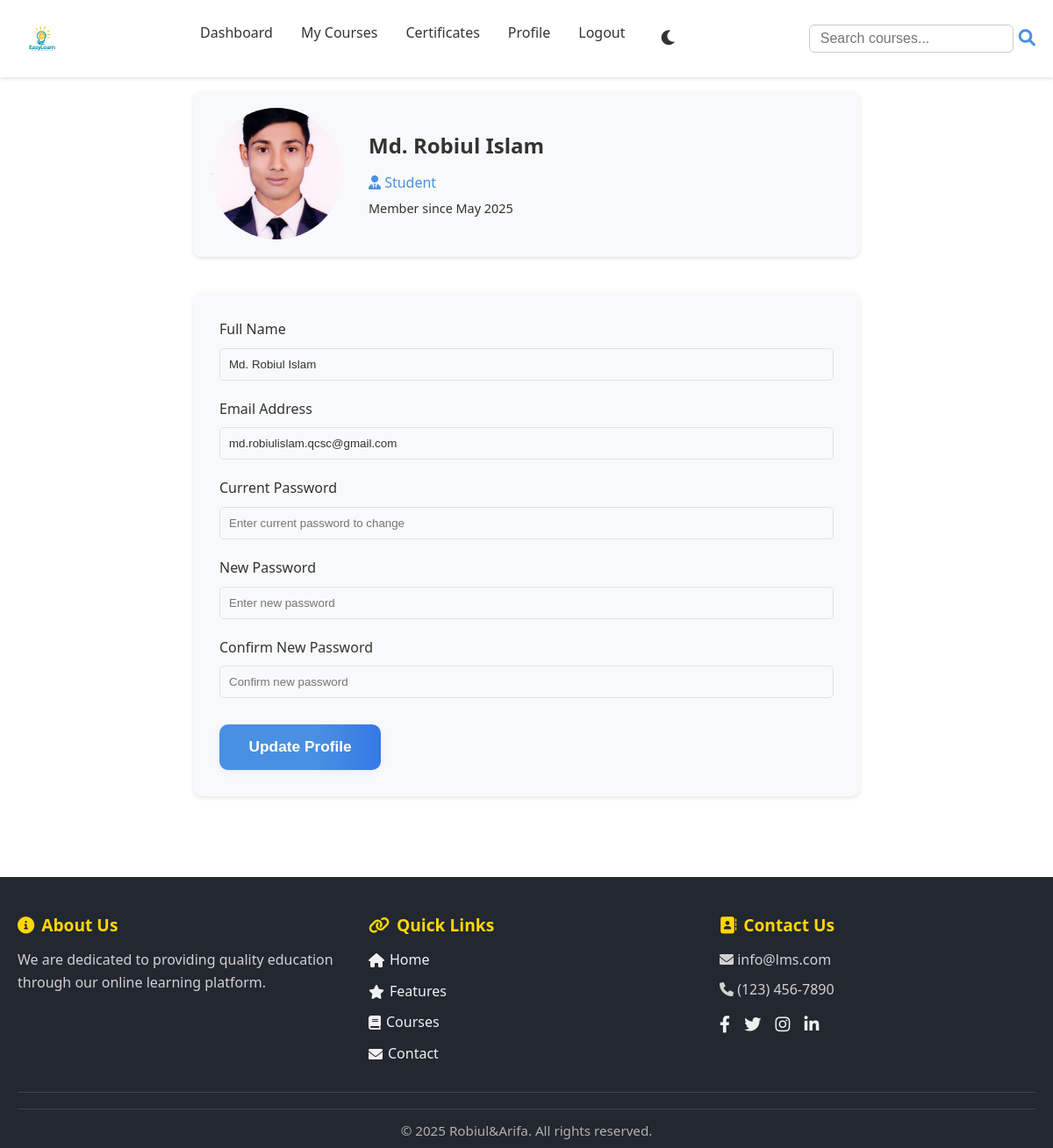
Page /php/profile.php (signed in) on the committed database.
### tables this page shows
CREATE TABLE `users` (
  `id` int(11) NOT NULL,
  `name` varchar(100) NOT NULL,
  `email` varchar(100) NOT NULL,
  `password` varchar(255) NOT NULL,
  `profile_photo` varchar(255) DEFAULT NULL,
  `role` enum('student','instructor') NOT NULL,
  `created_at` timestamp NOT NULL DEFAULT current_timestamp(),
  `updated_at` timestamp NOT NULL DEFAULT current_timestamp() ON UPDATE current_timestamp()
);

### php/profile.php (the view, shortened to what this page needs)
<?php
$conn = getDBConnection();
$user_id = $_SESSION['user_id'];
$stmt = $conn->prepare("SELECT * FROM users WHERE id = ?");
$stmt->bind_param("i", $user_id);
$stmt->execute();
$user = $stmt->get_result()->fetch_assoc();
?>
<!DOCTYPE html>
<html lang="en">
<head>
    <link rel="stylesheet" href="../css/style.css">
    <link rel="stylesheet" href="https://cdnjs.cloudflare.com/ajax/libs/font-awesome/6.0.0/css/all.min.css">
</head>
<body>
    <nav class="navbar">
        <div class="container nav-content">
            <a href="../index.php" class="logo"><img src="../images/EasyLearn.png" alt="EasyLearn Logo" style="height:56px;vertical-align:middle;margin-right:10px;"></a>
            <div class="nav-links">
                <?php if ($_SESSION['user_role'] === 'instructor'): ?>
                    <a href="instructor_dashboard.php">Dashboard</a>
                    <a href="my_courses.php">My Courses</a>
                    <a href="create_course.php">Create Course</a>
                <?php else: ?>
                    <a href="student_dashboard.php">Dashboard</a>
                    <a href="my_courses.php">My Courses</a>
                    <a href="certificates.php">Certificates</a>
                <?php endif; ?>
                <a href="profile.php" class="active">Profile</a>
                <a href="logout.php">Logout</a>
                <button class="theme-toggle" aria-label="Toggle theme">
                    <i class="fas fa-moon"></i>
                </button>
            </div>
            <form class="navbar-search" action="../search.php" method="get" style="display:flex;align-items:center;gap:6px;">
                <input type="text" name="q" placeholder="Search courses..." class="search-input" style="padding:6px 12px;border-radius:6px;border:1px solid #ccc;font-size:1rem;">
                <button type="submit" style="background:none;border:none;cursor:pointer;color:#4a90e2;font-size:1.2rem;"><i class="fas fa-search"></i></button>
            </form>
        </div>
    </nav>
    <div class="container">
        <div class="dashboard">
            <h1>My Profile</h1>
            <div class="profile-container">
                <div class="profile-header">
                    <div class="profile-avatar">
                        <img src="<?php echo !empty($user['profile_photo']) ? '../' . $user['profile_photo'] : '../images/default-avatar.jpg'; ?>"
                             alt="Profile Photo" class="avatar-image">
                    </div>
                    <div class="profile-info">
                        <h2><?php echo htmlspecialchars($user['name']); ?></h2>
                        <p class="user-role"><i class="fas fa-user-tie"></i> <?php echo ucfirst($user['role']); ?></p>
                        <p class="join-date">Member since <?php echo date('F Y', strtotime($user['created_at'])); ?></p>
                    </div>
                </div>
                <form method="POST" class="profile-form">
                    <div class="form-group">
                        <label for="name">Full Name</label>
                        <input type="text" id="name" name="name" value="<?php echo htmlspecialchars($user['name']); ?>" required>
                    </div>
                    <div class="form-group">
                        <label for="email">Email Address</label>
                        <input type="email" id="email" name="email" value="<?php echo htmlspecialchars($user['email']); ?>" required>
                    </div>
                    <div class="form-group">
                        <label for="current_password">Current Password</label>
                        <input type="password" id="current_password" name="current_password" placeholder="Enter current password to change">
                    </div>
                    <div class="form-group">
                        <label for="new_password">New Password</label>
                        <input type="password" id="new_password" name="new_password" placeholder="Enter new password">
                    </div>
                    <div class="form-group">
                        <label for="confirm_password">Confirm New Password</label>
                        <input type="password" id="confirm_password" name="confirm_password" placeholder="Confirm new password">
                    </div>
                    <div class="form-actions">
                        <button type="submit" class="btn btn-primary">Update Profile</button>
                    </div>
                </form>
            </div>
        </div>
    </div>
    <footer class="footer modern-footer">
        <div class="container">
            <div class="footer-content">
                <div class="footer-section about">
                    <h3><i class="fas fa-info-circle"></i> About Us</h3>
                    <p>We are dedicated to providing quality education through our online learning platform.</p>
                </div>
                <div class="footer-section links">
                    <h3><i class="fas fa-link"></i> Quick Links</h3>
                    <ul>
                        <li><a href="index.php"><i class="fas fa-home"></i> Home</a></li>
                        <li><a href="#features"><i class="fas fa-star"></i> Features</a></li>
                        <li><a href="#courses"><i class="fas fa-book"></i> Courses</a></li>
                        <li><a href="php/contact.php"><i class="fas fa-envelope"></i> Contact</a></li>
                    </ul>
                </div>
                <div class="footer-section contact">
                    <h3><i class="fas fa-address-book"></i> Contact Us</h3>
                    <p><i class="fas fa-envelope"></i> info@lms.com</p>
                    <p><i class="fas fa-phone"></i> (123) 456-7890</p>
                    <div class="footer-social">
                        <a href="https://web.facebook.com/wdrobi17" title="Facebook"><i class="fab fa-facebook-f"></i></a>
                        <a href="https://x.com/wdrobi21" title="Twitter"><i class="fab fa-twitter"></i></a>
                        <a href="https://www.instagram.com/wdrobi" title="Instagram"><i class="fab fa-instagram"></i></a>
                        <a href="https://www.linkedin.com/in/wdrobi/" title="LinkedIn"><i class="fab fa-linkedin-in"></i></a>
                    </div>
                </div>
            </div>
            <div class="footer-bottom">
                <hr>
                <p>&copy; <?php echo date('Y'); ?> Robiul&Arifa. All rights reserved.</p>
            </div>
        </div>
    </footer>
</body>
</html>

### css/style.css (style rules this page uses)
* { margin: 0; padding: 0; box-sizing: border-box; }
:root { --primary-color: #4a90e2; --secondary-color: #2c3e50; --accent-color: #e74c3c; --text-color: #333; --bg-color: #fff; --card-bg: #f8f9fa; --border-color: #dee2e6; --success-color: #28a745; --warning-color: #ffc107; --error-color: #dc3545; }
body { font-family: 'Segoe UI', Tahoma, Geneva, Verdana, sans-serif; line-height: 1.6; color: var(--text-color); background-color: var(--bg-color); transition: background-color 0.3s, color 0.3s; }
.container { max-width: 1200px; margin: 0 auto; padding: 0 20px; }
.navbar { background-color: var(--bg-color); box-shadow: 0 2px 4px rgba(0,0,0,0.1); padding: 1rem 0; position: fixed; width: 100%; top: 0; z-index: 1000; }
.nav-content { display: flex; justify-content: space-between; align-items: center; }
.nav-links { display: flex; gap: 2rem; }
.nav-links a { color: var(--text-color); text-decoration: none; font-weight: 500; transition: color 0.3s; }
.form-group { margin-bottom: 1.5rem; }
.btn, .auth-form .btn, .btn-link, .auth-form .btn-link { padding: 0.95rem 2.1rem; font-size: 1.08rem; border-radius: 10px; font-weight: 600; min-width: 140px; text-align: center; box-shadow: 0 2px 8px rgba(74, 144, 226, 0.10); transition: background 0.2s, color 0.2s, transform 0.15s; outline: none; border: none; text-decoration: none !important; cursor: pointer; display: inline-block; }
.btn-primary { background: linear-gradient(90deg, #4a90e2 60%, #3578e5 100%); color: #fff; }
.dashboard { padding: 2rem 0; }
.theme-toggle { background: none; border: none; color: var(--text-color); cursor: pointer; padding: 0.5rem; font-size: 1.2rem; }
.modern-footer { background: #23272f; color: #f1f1f1; padding: 40px 0 0 0; margin-top: 40px; font-size: 1rem; }
.modern-footer .footer-content { display: flex; flex-wrap: wrap; justify-content: space-between; gap: 40px; padding-bottom: 20px; }
.modern-footer .footer-section { flex: 1 1 220px; min-width: 220px; }
.modern-footer .footer-section h3 { font-size: 1.2rem; margin-bottom: 12px; color: #ffd700; display: flex; align-items: center; gap: 8px; }
.modern-footer .footer-section ul { list-style: none; padding: 0; margin: 0; }
.modern-footer .footer-section ul li { margin-bottom: 10px; }
.modern-footer .footer-section ul li a { color: #f1f1f1; text-decoration: none; transition: color 0.2s; display: flex; align-items: center; gap: 6px; }
.modern-footer .footer-section p { margin: 8px 0; color: #d1d1d1; }
.modern-footer .footer-social { margin-top: 12px; }
.modern-footer .footer-social a { color: #f1f1f1; margin-right: 12px; font-size: 1.2rem; transition: color 0.2s, transform 0.2s; display: inline-block; }
.modern-footer .footer-bottom { text-align: center; padding: 18px 0 8px 0; border-top: 1px solid #444; color: #b1b1b1; font-size: 0.95rem; }
.modern-footer .footer-bottom hr { border: none; border-top: 1px solid #444; margin: 0 0 12px 0; }
.profile-container { max-width: 800px; margin: 0 auto; padding: 20px; }
.profile-header { display: flex; align-items: center; gap: 30px; margin-bottom: 40px; padding: 20px; background: var(--card-bg); border-radius: 10px; box-shadow: 0 2px 4px rgba(0, 0, 0, 0.1); }
.profile-avatar { position: relative; width: 150px; height: 150px; border-radius: 50%; overflow: hidden; }
.avatar-image { width: 100%; height: 100%; object-fit: cover; }
.profile-info h2 { margin: 0 0 10px; color: var(--text-color); }
.user-role { color: var(--primary-color); margin: 5px 0; }
.join-date { color: var(--text-secondary); font-size: 0.9em; }
.profile-form { background: var(--card-bg); padding: 30px; border-radius: 10px; box-shadow: 0 2px 4px rgba(0, 0, 0, 0.1); }
.form-group { margin-bottom: 20px; }
.form-group label { display: block; margin-bottom: 8px; color: var(--text-color); font-weight: 500; }
.form-group input { width: 100%; padding: 10px; border: 1px solid var(--border-color); border-radius: 5px; background: var(--input-bg); color: var(--text-color); }
.form-actions { margin-top: 30px; }

### rows in the picture
users: profile_photo (picture), name "Md. Robiul Islam", role "Student", created_at "May 2025", email "md.robiulislam.qcsc@gmail.com"
